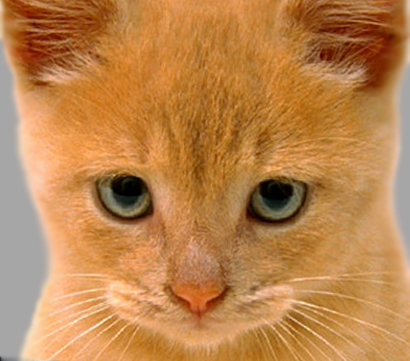
#> input picture homework1-1-master/data/cat.bmp, 410 x 361 px
$ python proj1_test_filtering.py   (older library calls are emulated)
#> lines starting #> are read from the running program, lines starting #| are printed output that depends on the picture
### homework1-1-master/code/my_imfilter.py
import numpy as np
#for testing
#import scipy.ndimage as ndimage

#done
def my_imfilter(image, imfilter):

    imfilter = np.asarray(imfilter, dtype=np.float64)
    frow_num = len(imfilter)
    fcol_num = len(imfilter[0])
    pad_x = int((fcol_num - 1 ) / 2)
    pad_y = int((frow_num - 1 ) / 2)
    #reflect padding
    image_pad = np.pad(image, ((pad_x, pad_x), (pad_y, pad_y), (0, 0)), 'reflect')

    irow_num = len(image)
    icol_num = len(image[0])
    channel  = len(image[0][0])
    #create a same size array to save output
    output = np.zeros_like(image)
    for ro in range(0,irow_num):
        for co in range(0,icol_num):
            for ch in range(0,channel):
                #faster method
                output[ro][co][ch] = np.sum(imfilter * image_pad[ro:ro+frow_num, co:co+fcol_num, ch])
                #slower method (brutal)
                '''
                temp = 0
                for f_ro in range(0, frow_num):
                    for f_co in range(0, fcol_num,):
                        temp = temp + imfilter[f_ro][f_co] *image_pad[ro+f_ro][co+f_co][ch]
                        #print(image_pad[ro+f_ro][co+f_co][ch])
                output[ro][co][ch] = temp
                '''
    '''
    #for testing
    output = np.zeros_like(image)
    for ch in range(image.shape[2]):
         output[:,:,ch] = ndimage.filters.correlate(image[:,:,ch], imfilter, mode='constant')
         #a = ndimage.filters.correlate(123,123,mode = 'peak')
    '''
    '''
    Input:
        image: A 3d array represent the input image.
        imfilter: The gaussian filter.
    Output:
        output: The filtered image.
    '''
    ###################################################################################
    # TODO:                                                                           #
    # This function is intended to behave like the scipy.ndimage.filters.correlate    #
    # (2-D correlation is related to 2-D convolution by a 180 degree rotation         #
    # of the filter matrix.)                                                          #
    # Your function should work for color images. Simply filter each color            #
    # channel independently.                                                          #
    # Your function should work for filters of any width and height                   #
    # combination, as long as the width and height are odd (e.g. 1, 7, 9). This       #
    # restriction makes it unambigious which pixel in the filter is the center        #
    # pixel.                                                                          #

    # Boundary handling can be tricky. The filter can't be centered on pixels         #
    # at the image boundary without parts of the filter being out of bounds. You      #
    # should simply recreate the default behavior of scipy.signal.convolve2d --       #
    # pad the input image with zeros, and return a filtered image which matches the   #
    # input resolution. A better approach is to mirror the image content over the     #
    # boundaries for padding.                                                         #

    # Uncomment if you want to simply call scipy.ndimage.filters.correlate so you can #
    # see the desired behavior.                                                       #
    # When you write your actual solution, you can't use the convolution functions    #
    # from numpy scipy ... etc. (e.g. numpy.convolve, scipy.signal)                   #
    # Simply loop over all the pixels and do the actual computation.                  #
    # It might be slow.                                                               #
    ###################################################################################

    ###################################################################################
    # NOTE:                                                                           #
    # Some useful functions                                                           #
    #     numpy.pad or numpy.lib.pad                                                  #
    # #################################################################################

    # Uncomment if you want to simply call scipy.ndimage.filters.correlate so you can
    # see the desired behavior.

    ###################################################################################
    #                                 END OF YOUR CODE                                #
    ###################################################################################
    return output

### homework1-1-master/code/normalize.py
def normalize(img):
    ''' Function to normalize an input array to 0-1 '''
    img_min = img.min()
    img_max = img.max()
    return (img - img_min) / (img_max - img_min)

### homework1-1-master/code/proj1_test_filtering.py
#this script has test cases to help you test my_imfilter() which you will
#write. You should verify that you get reasonable output here before using
#your filtering to construct a hybrid image in proj1.m. The outputs are
#all saved and you can include them in your writeup. You can add calls to
#imfilter() if you want to check that my_imfilter() is doing something
#similar.


from gauss2D import gauss2D
from my_imfilter import my_imfilter
from normalize import normalize
from scipy.misc import imresize
import numpy as np
import matplotlib.image as mpimg
import matplotlib.pyplot as plt
import os

print("It's could takes some time to compute all the outputs.")
''' set up '''
main_path = os.path.dirname(os.path.dirname(os.path.abspath(__file__)))
#size : 410*361 (i.e x=410 y=361)
img_path = main_path + '/data/cat.bmp'
test_image = mpimg.imread(img_path)
#> test_image is the input picture: shape (361, 410, 3); mean R, G, B 188.3, 132.5, 77.1
'''
print(test_image.size)          #410*361*3=444030
print(len(test_image))          #x=361
print(len(test_image[0]))       #y=410
print(len(test_image[0][0]))    #channel=3
'''
test_image = imresize(test_image,0.7,'bilinear')
#> test_image: shape (252, 287, 3)
test_image = test_image.astype(np.single)/255
plt.figure('Image')
plt.imshow(test_image)

''' Identify filter '''
# This filter should do nothing regardless of the padding method you use.
identity_filter = np.array([[0,0,0], [0,1,0], [0,0,0]], dtype=np.single)
identity_image  = my_imfilter(test_image, identity_filter);
#> in my_imfilter, `image_pad = np.pad(image, ((pad_x, pad_x), (pad_y, pad_y), (0, 0)), 'r..`:
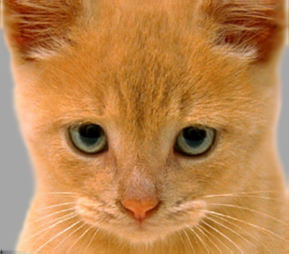
#> image_pad: shape (254, 289, 3) float32; mean R, G, B 0.739, 0.521, 0.304
#> in my_imfilter, `irow_num = len(image)`: irow_num = 252
#> in my_imfilter, `icol_num = len(image[0])`: icol_num = 287
#> in my_imfilter, `channel  = len(image[0][0])`: channel = 3
plt.figure('Identity')
plt.imshow(identity_image)


''' Small blur with a box filter '''
# This filter should remove some high frequencies
blur_filter = np.array([[1,1,1], [1,1,1], [1,1,1]])
blur_filter = blur_filter.astype(np.float) / np.sum(blur_filter);  # making the filter sum to 1
blur_image = my_imfilter(test_image, blur_filter)
plt.figure('Box filter')
plt.imshow(normalize(blur_image))
#> in normalize, `img_min = img.min()`: img_min = 0.000871
#> in normalize, `img_max = img.max()`: img_max = 0.996
plt.imsave(main_path+'/results/blur_image.png', normalize(blur_image + 0.5), 'quality', 95);
#> (the run stopped early here; a loop or call above may not have finished)

$ run again, with homework1-1-master/data/dog.bmp copied over homework1-1-master/data/cat.bmp
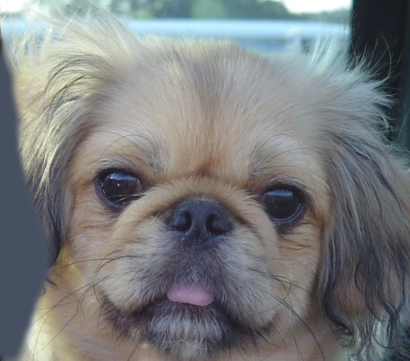
#> input picture homework1-1-master/data/dog.bmp, 410 x 361 px
#> test_image is the input picture: shape (361, 410, 3); mean R, G, B 121.2, 124.5, 125
#> in my_imfilter, `image_pad = np.pad(image, ((pad_x, pad_x), (pad_y, pad_y), (0, 0)), 'r..`:
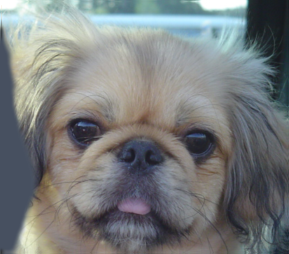
#> image_pad: shape (254, 289, 3) float32; mean R, G, B 0.475, 0.488, 0.49
#> irow_num = 252
#> icol_num = 287
#> channel = 3
#> img_min = 0.0828
#> img_max = 1
#> in normalize, `return (img - img_min) / (img_max - img_min)`:
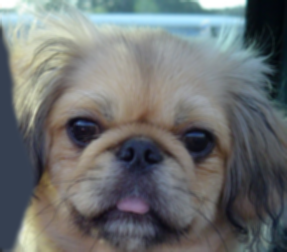
#> returned value: shape (252, 287, 3) float32; mean of channels 0, 1, 2 0.428, 0.442, 0.444; drawn as R, G, B
